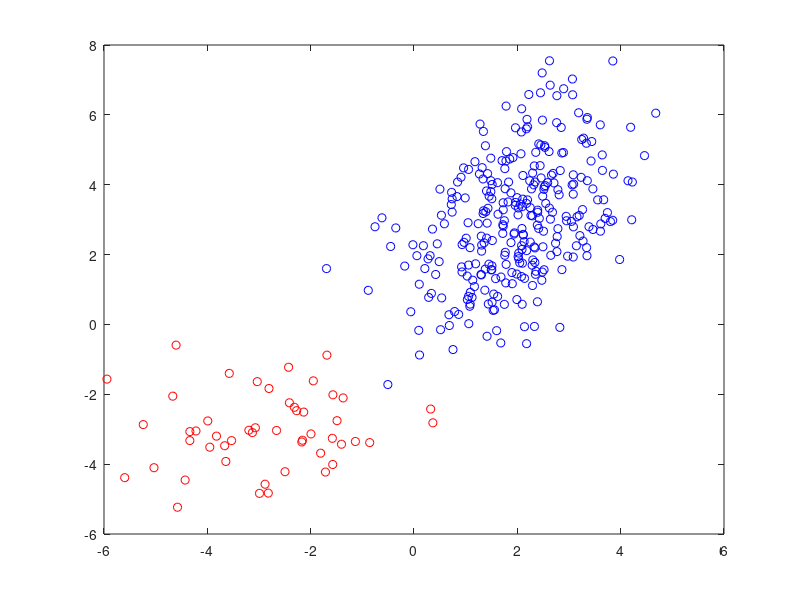

The MATLAB script that drew this image: (Note: this script raises an error after producing the figure.)
%%======================================================
%% STEP 1a: Generate data from two 2D distributions.
% 從兩個 2D 高斯分佈產生資料點

mu1 = [2 3];       % Mean，第一個高斯分佈的平均向量
sigma1 = [1 0.8; 0.8 3];
m1 = 300;          % Number of data points，第一群資料點的數量

mu2 = [-3 -3];     % 第二個高斯分佈的平均向量
sigma2 = [2 0;     % 第二個高斯分佈的共變異數矩陣
          0 1];
m2 = 50;          % 第二群資料點的數量

% Generate sample points with the specified means and covariance matrices.
R1 = chol(sigma1);      % 用 chol 把 covariance 拆掉，等一下 randn 產生的資料就會帶有 sigma 的形狀
X1 = randn(m1, 2) * R1; % 先產生 m1 個 2 維標準常態，再乘上 R1 加入相關性
X1 = X1 + repmat(mu1, size(X1, 1), 1); % 把整部分往 mu1 移動

R2 = chol(sigma2);      % 第二群，與上面第一群一樣
X2 = randn(m2, 2) * R2;
X2 = X2 + repmat(mu2, size(X2, 1), 1);

X = [X1; X2];           % 把兩群資料接起來變成同一個 Dataset

%%=====================================================
%% STEP 1b: Plot the data points and their pdfs.
% 把剛剛生的兩群資料畫出來，把它們原本真正的高斯分佈等高線畫出來。
figure(1);

% Display a scatter plot of the two distributions
hold off;
plot(X1(:, 1), X1(:, 2), 'bo'); % 第一群點
hold on;
plot(X2(:, 1), X2(:, 2), 'ro'); % 第二群點

set(gcf,'color','white') % White background for the figure. 背景白色

% First, create a [10,000 x 2] matrix 'gridX' of coordinates representing
% the input values over the grid.
% 建一個 100x100 的網格，用來算 pdf
gridSize = 100;
u = linspace(-6, 6, gridSize);
[A B] = meshgrid(u, u);
gridX = [A(:), B(:)];

% Calculate the Gaussian response for every value in the grid.
% 算網格上每個座標在兩個高斯分佈下的 pdf 值
z1 = gaussianND(gridX, mu1, sigma1);
z2 = gaussianND(gridX, mu2, sigma2);

% Reshape the responses back into a 2D grid to be plotted with contour.
% 把 pdf 值 reshape 回 100x100，好畫 contour
Z1 = reshape(z1, gridSize, gridSize);
Z2 = reshape(z2, gridSize, gridSize);

% Plot the contour lines to show the pdf over the data.
% 畫兩個分佈的 pdf 等高線
[C, h] = contour(u, u, Z1);
[C, h] = contour(u, u, Z2);

axis([-6 6 -6 6])
title('Original Data and PDFs');

%set(h,'ShowText','on','TextStep',get(h,'LevelStep')*2);


%%====================================================
%% STEP 2: Choose initial values for the parameters.
% 設定 EM 演算法一開始的初始參數 (mu, sigma, phi)

% Set 'm' to the number of data points.
m = size(X, 1);   % 總共有多少筆資料

k = 2;  % The number of clusters. 要分成幾群
n = 2;  % The vector lengths. 每筆資料的維度

% Randomly select k data points to serve as the initial means.
% 隨便從資料裡抽兩點當作初始的 mean
mu = [5 5; -5 -5];   % 隨便設，看看 EM 拉不拉得回來

sigma = [];

% Use the overal covariance of the dataset as the initial variance for each cluster.
% 一開始先把整個 dataset 的 covariance 當作每一群的初始 sigma
for (j = 1 : k)
    sigma{1} = eye(2) * 5;  % 很大的 covariance
    sigma{2} = eye(2) * 0.2;  % 很小的 covariance
end

% Assign equal prior probabilities to each cluster.
% mixing coefficient 每群的權重 一開始全部平均 0.5 / 0.5，各占一半
phi = [0.8 0.2];

%%===================================================
%% STEP 3: Run Expectation Maximization

% Matrix to hold the probability that each data point belongs to each cluster.
% One row per data point, one column per cluster.
% 開始跑 EM，不斷重複 E-step 和 M-step
W = zeros(m, k);  % W(i,j) = 第 i 筆資料屬於第 j 群的機率

% Loop until convergence.
% 最多跑 1000 次，如果收斂會提前跳出
for (iter = 1:1000)
    
    fprintf('  EM Iteration %d\n', iter);

    %%===============================================
    %% STEP 3a: Expectation
    %
    % Calculate the probability for each data point for each distribution.
    % 根據目前的 mu / sigma / phi，計算每筆資料屬於每群的機率
    
    % Matrix to hold the pdf value for each every data point for every cluster.
    % One row per data point, one column per cluster.
    pdf = zeros(m, k); % pdf(i,j) = 第 i 筆資料在第 j 個 Gaussian 下的機率密度
    
    % For each cluster...
    % 算第 j 群的 pdf
    for (j = 1 : k)       
        % Evaluate the Gaussian for all data points for cluster 'j'.
        pdf(:, j) = gaussianND(X, mu(j, :), sigma{j});
    end
    
    % Multiply each pdf value by the prior probability for cluster.
    %    pdf  [m  x  k]
    %    phi  [1  x  k]   
    %  pdf_w  [m  x  k]
    pdf_w = bsxfun(@times, pdf, phi); % pdf * phi，把 pdf 乘以群的先驗權重
    
    % Divide the weighted probabilities by the sum of weighted probabilities for each cluster.
    %   sum(pdf_w, 2) -- sum over the clusters.
    W = bsxfun(@rdivide, pdf_w, sum(pdf_w, 2)); % W = pdf_w / 各資料點加總
    
    %%===============================================
    %% STEP 3b: Maximization
    %%
    %% Calculate the probability for each data point for each distribution.
    % 依照剛算好的 W 來更新 mu / sigma / phi

    % Store the previous means.
    prevMu = mu;    % 記錄上一輪的 mean，用來檢查有沒有收斂
    
    % For each of the clusters...
    for (j = 1 : k)
    
        % Calculate the prior probability for cluster 'j'.
        phi(j) = mean(W(:, j), 1); % 更新 mixing coefficient
        % Calculate the new mean for cluster 'j' by taking the weighted
        % average of all data points.
        mu(j, :) = weightedAverage(W(:, j), X); % 更新 mean

        % Calculate the covariance matrix for cluster 'j' by taking the 
        % weighted average of the covariance for each training example. 
        
        sigma_k = zeros(n, n); % 更新共變異數
        
        % Subtract the cluster mean from all data points.
        Xm = bsxfun(@minus, X, mu(j, :)); % 每筆資料減掉該群 mean
        
        % Calculate the contribution of each training example to the covariance matrix.
        % 累計每筆資料的貢獻
        for (i = 1 : m)
            sigma_k = sigma_k + (W(i, j) .* (Xm(i, :)' * Xm(i, :)));
        end
        
        % Divide by the sum of weights.
        % 完整加權平均
        sigma{j} = sigma_k ./ sum(W(:, j));
    end
    
    % Check for convergence.
    % 如果 mu 完全沒變，收斂了，結束
    if (mu == prevMu)
        break
    end
            
% End of Expectation Maximization    
end

%%=====================================================
%% STEP 4: Plot the data points and their estimated pdfs.
% 把 EM 收斂後的分佈畫出來，看看有沒有成功抓到兩群的形狀

% Display a scatter plot of the two distributions.
figure(2);
hold off;
plot(X1(:, 1), X1(:, 2), 'bo'); % 原始第一群
hold on;
plot(X2(:, 1), X2(:, 2), 'ro'); % 原始第二群

set(gcf,'color','white') % White background for the figure.

plot(mu1(1), mu1(2), 'kx');  % 原本真實的 mean
plot(mu2(1), mu2(2), 'kx');

% First, create a [10,000 x 2] matrix 'gridX' of coordinates representing
% the input values over the grid.
gridSize = 100;
u = linspace(-6, 6, gridSize);
[A B] = meshgrid(u, u);
gridX = [A(:), B(:)];

% Calculate the Gaussian response for every value in the grid.
% 用 EM 估出的 mu、sigma 畫 pdf
z1 = gaussianND(gridX, mu(1, :), sigma{1});
z2 = gaussianND(gridX, mu(2, :), sigma{2});

% Reshape the responses back into a 2D grid to be plotted with contour.
Z1 = reshape(z1, gridSize, gridSize);
Z2 = reshape(z2, gridSize, gridSize);

% Plot the contour lines to show the pdf over the data.
[C, h] = contour(u, u, Z1); % 估出來的第一群 pdf
[C, h] = contour(u, u, Z2); % 估出來的第二群 pdf
axis([-6 6 -6 6])

title('Original Data and Estimated PDFs'); % 原始資料 vs EM 估出來的結果
